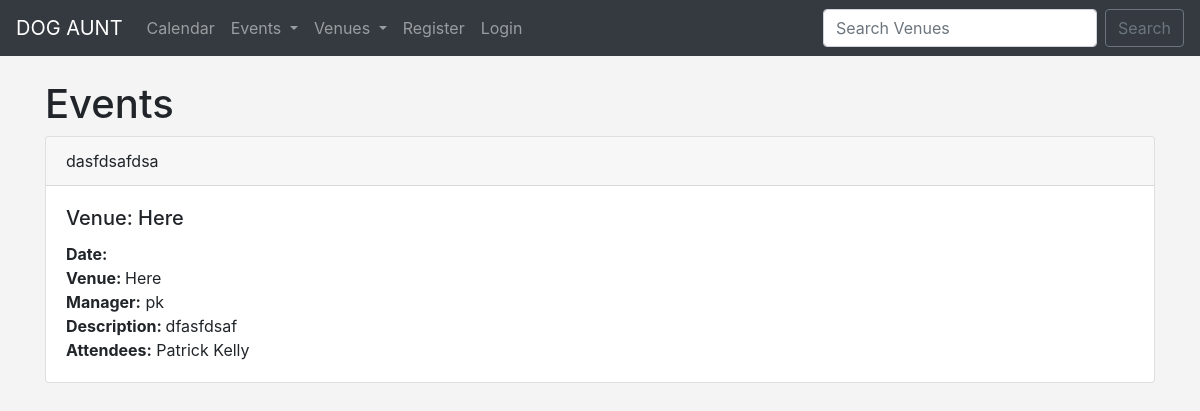
Screenshot of /events/ with the database file from the repository.
### events/models.py (models this page shows)
class Event(models.Model):
    name = models.CharField('Event Name', max_length=120)
    event_date = models.DateTimeField('Event Date')
    venue = models.ForeignKey(Venue, blank=True, null=True, on_delete=models.CASCADE)
    manager = models.ForeignKey(User, blank=True, null=True, on_delete=models.SET_NULL)
    description = models.TextField(blank=True)
    attendees = models.ManyToManyField(DogAuntUser, blank=True)
    def __str__(self):
        return self.name

class Venue(models.Model):
    name = models.CharField('Venue Name', max_length=120)
    address = models.CharField(max_length=300)
    zip_code = models.CharField('Zip Code', max_length=10)
    phone = models.CharField('Contact Phone', max_length=25, blank=True)
    web = models.URLField('Website Address', blank=True)
    email_address = models.EmailField('Email Address', blank=True)
    owner = models.IntegerField("Venue Owner", blank=False, default=1)
    def __str__(self):
        return self.name

class DogAuntUser(models.Model):
    first_name = models.CharField(max_length=30)
    last_name = models.CharField(max_length=30)
    email = models.EmailField('User Email Address')
    def __str__(self):
        return self.first_name + " " + self.last_name

### events/views.py (the view)
# urls.py: path('events/', views.all_events, name="list_events"),
def all_events(request):
    event_list = Event.objects.all().order_by('event_date')
    return render(request, 'events/event_list.html', {'event_list': event_list})

### events/templates/events/event_list.html (shortened to what this page needs)
{% extends 'events/base.html' %}
{% block content %}
    <h1>Events</h1>
    {% for event in event_list %}
    <div class="card">
        <div class="card-header">
            {{ event }}
        </div>
        <div class="card-body">
          <h5 class="card-title">Venue: {{ event.venue }}</h5>
          <p class="card-text">
            <strong>Date: </strong>
                {{ event.date }} <br>
            <strong>Venue: </strong>
                {{ event.venue }} <br>
            <strong>Manager:</strong>
                {{ event.manager }} <br>
            <strong>Description: </strong>
                {{ event.description }} <br>
            <strong>Attendees:</strong>
            {% for user in event.attendees.all %}
                {{ user }} <br>
            {% endfor %}</li>
          </p>
        </div>
      </div>
    {% endfor %}
{% endblock %}

### events/templates/events/base.html (style rules this page uses)
body { background: #f4f4f4; }

### rows the page displays
Event: name "dasfdsafdsa", venue "Here", manager "pk", description "dfasfdsaf"
DogAuntUser: first_name+last_name "Patrick Kelly"
